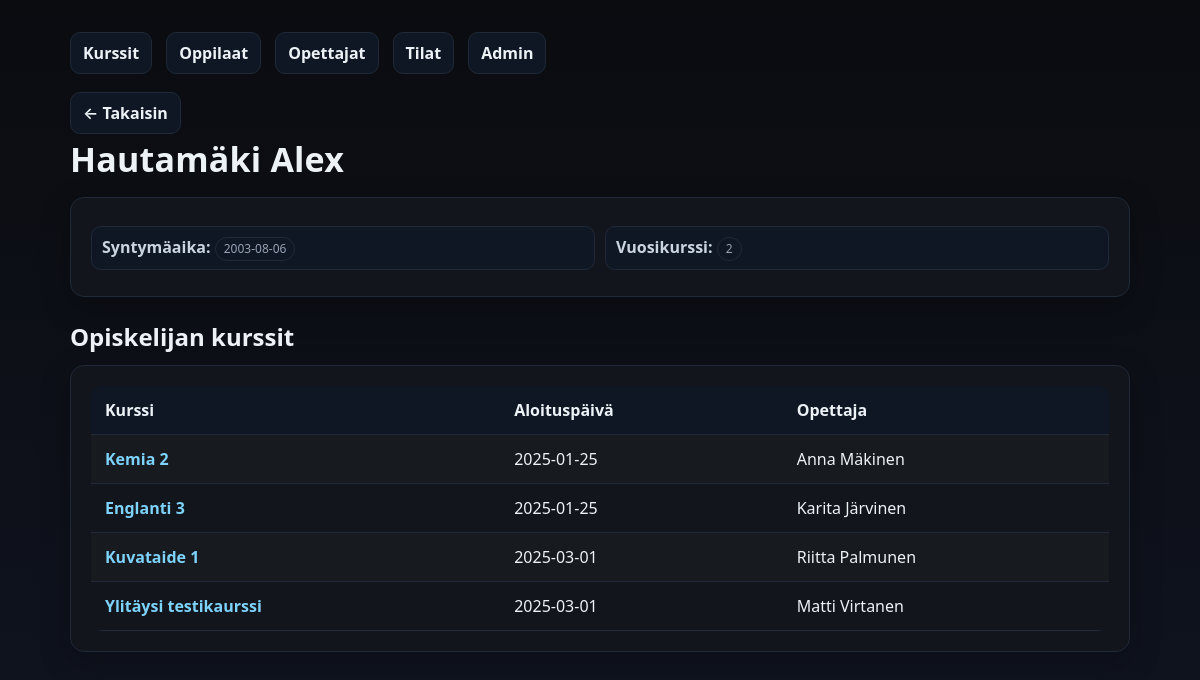
Before: /kurssienhallinta/opiskelija.php?id=19 with the older database file.
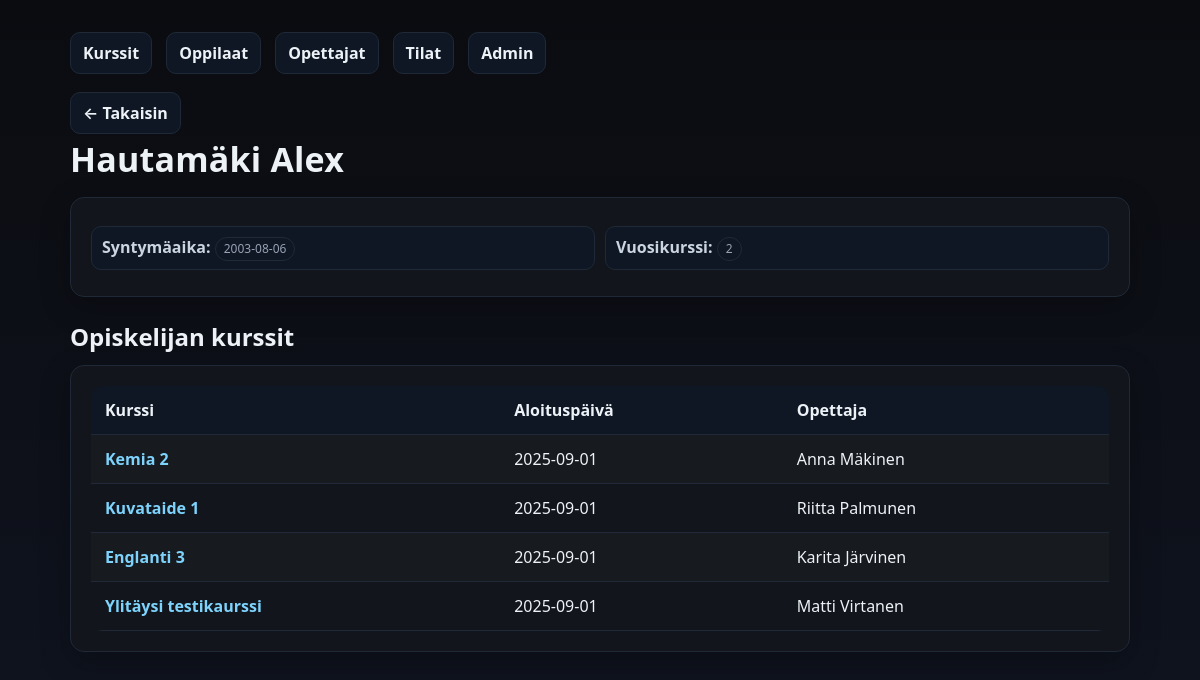
After: the same page with the newer database file.
### tables this page shows
CREATE TABLE `kurssit` (
  `kurssi_id` int(11) NOT NULL,
  `kurssin_tunnus` varchar(20) NOT NULL,
  `kurssi_nimi` varchar(100) NOT NULL,
  `kurssikuvaus` text DEFAULT NULL,
  `aloituspaiva` date NOT NULL,
  `lopetuspaiva` date NOT NULL,
  `opettaja_id` int(11) NOT NULL,
  `tila_id` int(11) NOT NULL
);

CREATE TABLE `opettajat` (
  `opettaja_id` int(11) NOT NULL,
  `etunimi` varchar(50) NOT NULL,
  `sukunimi` varchar(50) NOT NULL,
  `aine` varchar(100) NOT NULL
);

### kurssienhallinta/opiskelija.php (the view, shortened to what this page needs)
<?php
$pdo = getPDO();
$oppilas_id = (int)$_GET['id'];
$stmt = $pdo->prepare("SELECT oppilas_id, etunimi, sukunimi, syntymaaika, vuosikurssi FROM oppilaat WHERE oppilas_id=?");
$stmt->execute([$oppilas_id]);
$student = $stmt->fetch();
$sql = "
  SELECT k.kurssi_id, k.kurssi_nimi, k.aloituspaiva,
         o.etunimi AS op_etunimi, o.sukunimi AS op_sukunimi
  FROM ilmoittautuminen i
  JOIN kurssit k ON k.kurssi_id=i.kurssi_id
  LEFT JOIN opettajat o ON o.opettaja_id=k.opettaja_id
  WHERE i.opiskelija_id=?
  ORDER BY k.aloituspaiva
";
$stmt = $pdo->prepare($sql);
$stmt->execute([$oppilas_id]);
$kurssit = $stmt->fetchAll();
?>
<!doctype html>
<html lang="fi">
<head>
  <link rel="stylesheet" href="styles.css">
</head>
<body>
  <div class="container">
    <div class="nav">
      <a href="index.php">Kurssit</a>
      <a href="oppilaat.php">Oppilaat</a>
      <a href="opettajat.php">Opettajat</a>
      <a href="tilat.php">Tilat</a>
      <a href="admin.php">Admin</a>
    </div>
    <a class="back" href="oppilaat.php">← Takaisin</a>
    <h1 class="page-title"><?= htmlspecialchars($student['sukunimi'].' '.$student['etunimi']) ?></h1>
    <div class="card">
      <div class="meta">
        <div><strong>Syntymäaika:</strong> <span class="badge"><?= htmlspecialchars($student['syntymaaika']) ?></span></div>
        <div><strong>Vuosikurssi:</strong> <span class="badge"><?= htmlspecialchars($student['vuosikurssi']) ?></span></div>
      </div>
    </div>
    <h2 style="margin:22px 0 10px">Opiskelijan kurssit</h2>
    <div class="card table-wrap">
      <table>
        <thead><tr><th>Kurssi</th><th>Aloituspäivä</th><th>Opettaja</th></tr></thead>
        <tbody>
          <?php if (!$kurssit): ?>
            <tr><td colspan="3" class="muted">Ei kursseja.</td></tr>
          <?php else: foreach($kurssit as $k): ?>
            <tr>
              <td><a href="kurssi.php?id=<?= (int)$k['kurssi_id'] ?>"><?= htmlspecialchars($k['kurssi_nimi']) ?></a></td>
              <td><?= htmlspecialchars($k['aloituspaiva']) ?></td>
              <td><?= htmlspecialchars(trim(($k['op_etunimi']??'').' '.($k['op_sukunimi']??''))) ?: '—' ?></td>
            </tr>
          <?php endforeach; endif; ?>
        </tbody>
      </table>
    </div>
  </div>
</body>
</html>

Changed rows visible on the page:
changed kurssit "Kemia 2": aloituspaiva "2025-01-25" → "2025-09-01"
changed kurssit "Kuvataide 1": aloituspaiva "2025-03-01" → "2025-09-01"; moves up the list
changed kurssit "Englanti 3": aloituspaiva "2025-01-25" → "2025-09-01"
changed kurssit "Ylitäysi testikaurssi": aloituspaiva "2025-03-01" → "2025-09-01"
